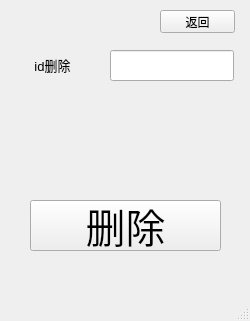
<?xml version="1.0" encoding="UTF-8"?>
<ui version="4.0">
 <class>MainWindow</class>
 <widget class="QMainWindow" name="MainWindow">
  <property name="geometry">
   <rect>
    <x>0</x>
    <y>0</y>
    <width>250</width>
    <height>321</height>
   </rect>
  </property>
  <property name="windowTitle">
   <string>MainWindow</string>
  </property>
  <widget class="QWidget" name="centralwidget">
   <widget class="QLabel" name="label_del">
    <property name="geometry">
     <rect>
      <x>0</x>
      <y>110</y>
      <width>251</width>
      <height>81</height>
     </rect>
    </property>
    <property name="text">
     <string/>
    </property>
    <property name="alignment">
     <set>Qt::AlignCenter</set>
    </property>
    <property name="wordWrap">
     <bool>true</bool>
    </property>
   </widget>
   <widget class="QPushButton" name="pushButton">
    <property name="geometry">
     <rect>
      <x>30</x>
      <y>200</y>
      <width>191</width>
      <height>51</height>
     </rect>
    </property>
    <property name="font">
     <font>
      <pointsize>30</pointsize>
     </font>
    </property>
    <property name="text">
     <string>删除</string>
    </property>
   </widget>
   <widget class="QLabel" name="label_2">
    <property name="geometry">
     <rect>
      <x>7</x>
      <y>51</y>
      <width>91</width>
      <height>27</height>
     </rect>
    </property>
    <property name="font">
     <font>
      <pointsize>10</pointsize>
     </font>
    </property>
    <property name="text">
     <string>id删除</string>
    </property>
    <property name="alignment">
     <set>Qt::AlignCenter</set>
    </property>
   </widget>
   <widget class="QLineEdit" name="p_id">
    <property name="geometry">
     <rect>
      <x>110</x>
      <y>50</y>
      <width>124</width>
      <height>31</height>
     </rect>
    </property>
    <property name="alignment">
     <set>Qt::AlignCenter</set>
    </property>
   </widget>
   <widget class="QPushButton" name="pushButton_2">
    <property name="geometry">
     <rect>
      <x>160</x>
      <y>10</y>
      <width>75</width>
      <height>23</height>
     </rect>
    </property>
    <property name="text">
     <string>返回</string>
    </property>
   </widget>
  </widget>
  <widget class="QMenuBar" name="menubar">
   <property name="geometry">
    <rect>
     <x>0</x>
     <y>0</y>
     <width>250</width>
     <height>23</height>
    </rect>
   </property>
  </widget>
  <widget class="QStatusBar" name="statusbar"/>
 </widget>
 <resources/>
 <connections>
  <connection>
   <sender>pushButton</sender>
   <signal>clicked()</signal>
   <receiver>MainWindow</receiver>
   <slot>del_sql()</slot>
   <hints>
    <hint type="sourcelabel">
     <x>97</x>
     <y>253</y>
    </hint>
    <hint type="destinationlabel">
     <x>107</x>
     <y>283</y>
    </hint>
   </hints>
  </connection>
  <connection>
   <sender>pushButton_2</sender>
   <signal>clicked()</signal>
   <receiver>MainWindow</receiver>
   <slot>back_main()</slot>
   <hints>
    <hint type="sourcelabel">
     <x>195</x>
     <y>50</y>
    </hint>
    <hint type="destinationlabel">
     <x>124</x>
     <y>45</y>
    </hint>
   </hints>
  </connection>
 </connections>
 <slots>
  <slot>del_sql()</slot>
  <slot>back_main()</slot>
 </slots>
</ui>
